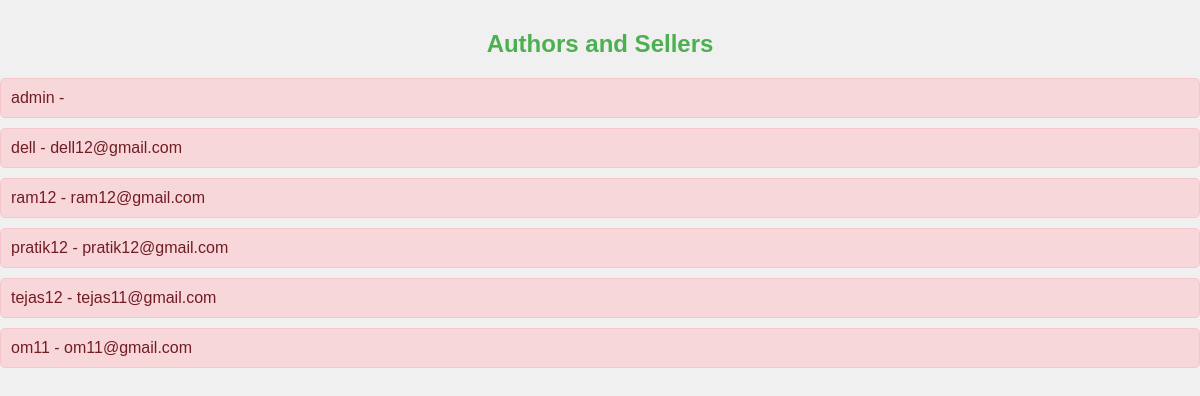
/accounts/authors-and-sellers/, run on the app's committed database.
### accounts/models.py (models this page shows, shortened)
class CustomUser(AbstractUser):
    first_name = models.CharField(max_length=20)
    last_name = models.CharField(max_length=20)
    public_visibility = models.BooleanField(default=True)
    birth_year = models.PositiveBigIntegerField(null=True,blank=True)
    address = models.TextField(null=True,blank=True)

### accounts/views.py (the view)
# urls.py: path('authors-and-sellers/',views.authors_and_sellers, name = "authors_and_sellers"),
def authors_and_sellers(request):
    public_users = User.objects.filter(public_visibility= True)
    return render(request, 'accounts/authors_and_sellers.html',{'public_users':public_users})

### accounts/templates/accounts/authors_and_sellers.html (shortened to what this page needs)
{% load static %}
<html>
    <head>
        <link rel="stylesheet" href="{% static "css/style.css" %}">
    </head>
    <body>
        <h2>Authors and Sellers</h2>
        <ul>
            {% for user in public_users %}
            <li>{{ user.username }} - {{ user.email}}</li>
            {% empty %}
            <li>No public users avaliable</li>
            {% endfor %}
        </ul>
    </body>
</html>

### static/css/style.css (style rules this page uses)
body { font-family: Arial, sans-serif; background-color: #f0f0f0; color: #333; margin: 0; padding: 0; }
h2 { text-align: center; color: #4CAF50; margin-top: 30px; }
ul { margin-top: 20px; padding: 0; list-style: none; }
ul li { background-color: #f8d7da; color: #721c24; padding: 10px; margin-bottom: 10px; border: 1px solid #f5c6cb; border-radius: 5px; }

### data on the page
CustomUser: username "admin"
CustomUser: username "dell", email "dell12@gmail.com"
CustomUser: username "ram12", email "ram12@gmail.com"
CustomUser: username "pratik12", email "pratik12@gmail.com"
CustomUser: username "tejas12", email "tejas11@gmail.com"
CustomUser: username "om11", email "om11@gmail.com"
